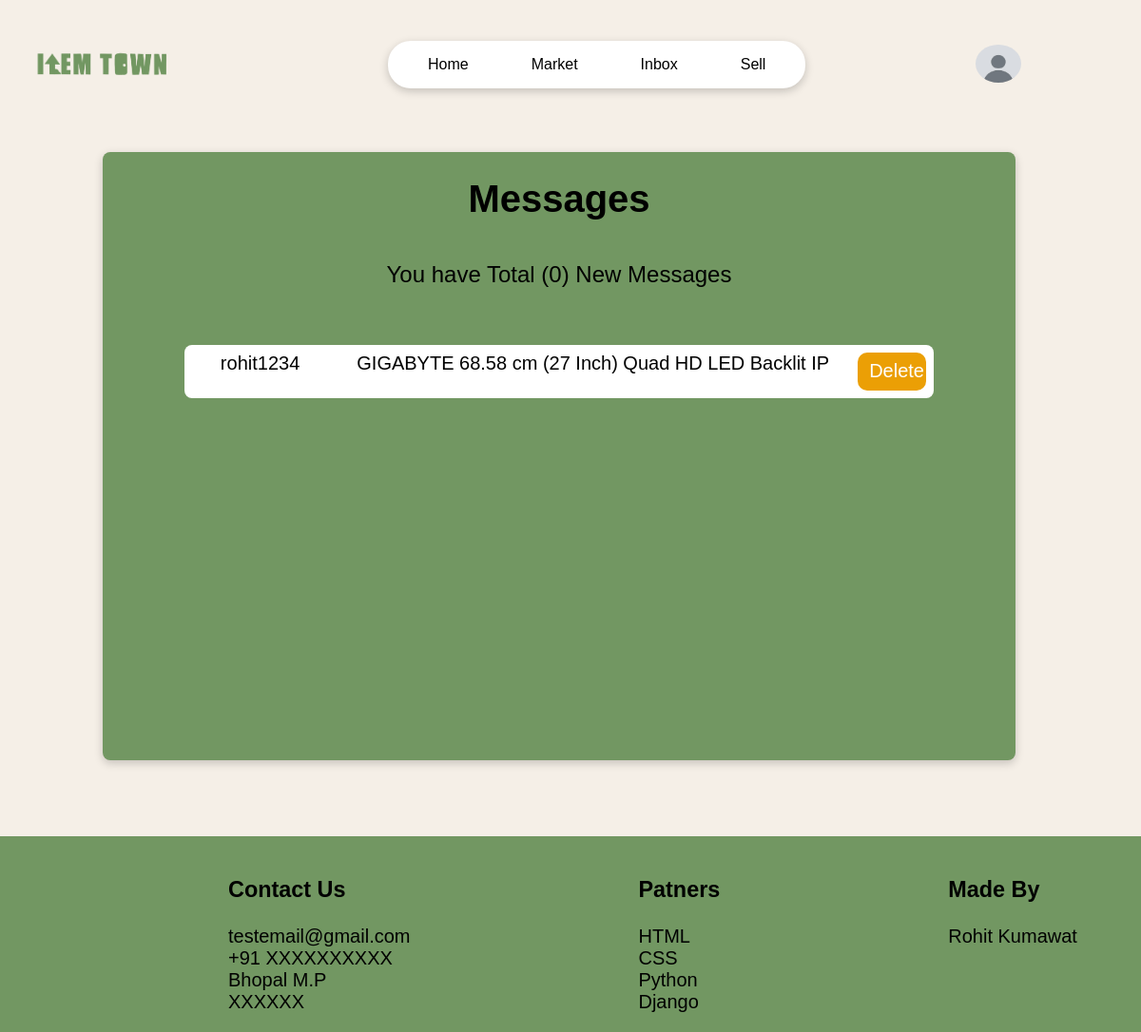
The page /user/user-inbox/ (signed in) on the database as committed earlier.
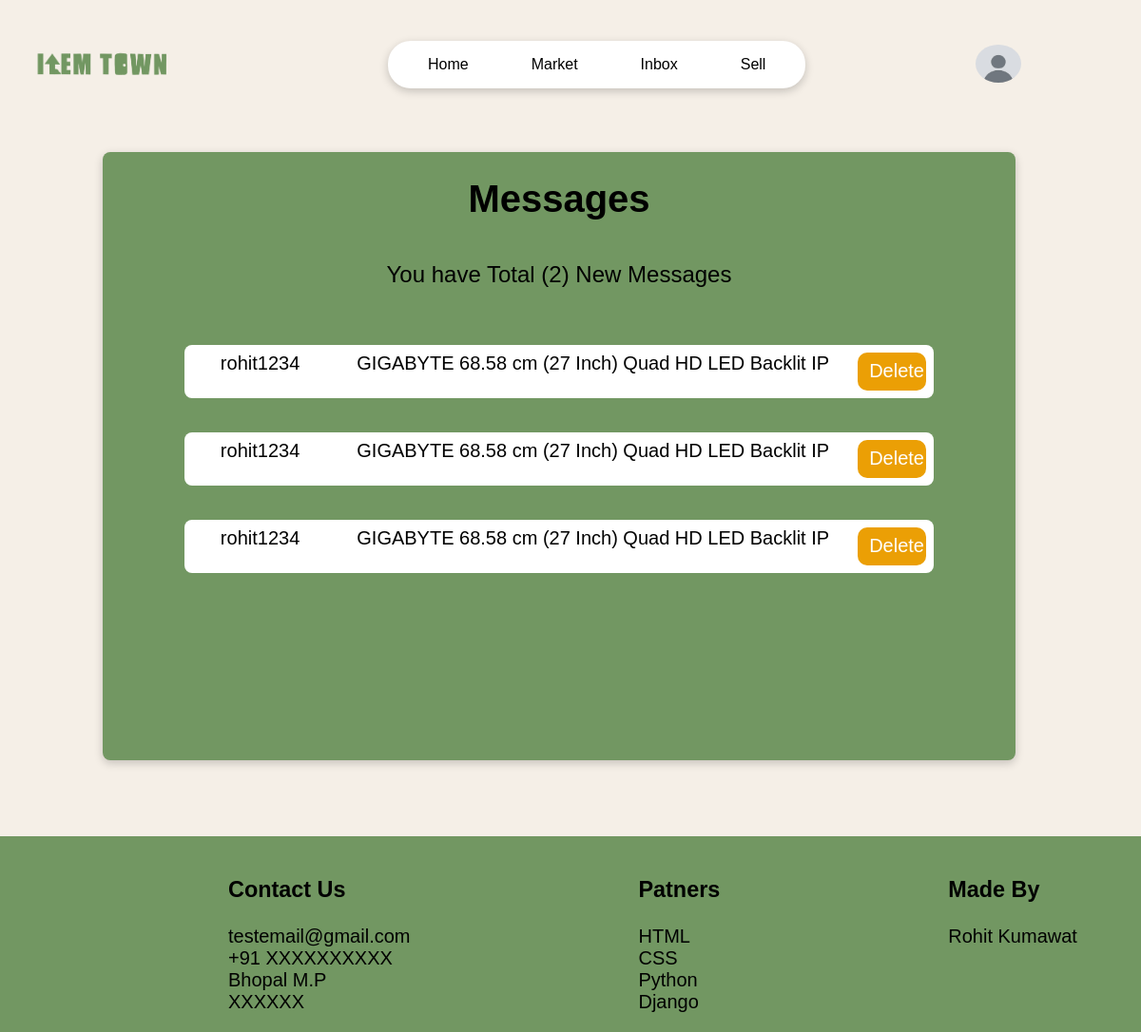
The same page on the database as committed later.
### users/models.py (models this page shows, shortened)
class Profile(models.Model):
    user=models.OneToOneField(User,on_delete=models.CASCADE)
    username=models.CharField(max_length=20,null=False,unique=True)
    first_name=models.CharField(max_length=20,null=False)
    last_name=models.CharField(max_length=50,null=False)
    email=models.EmailField()
    phone_number=models.CharField(max_length=14,null=True,blank=True)
    city=models.CharField(max_length=50,null=True,blank=True)
    state=models.CharField(max_length=100,null=True,blank=True)
    id=models.UUIDField(default=uuid.uuid1,primary_key=True)
    pic=models.ImageField(default='user/user.jpg',upload_to='user/')
    def __str__(self):
        return str(self.username)

class inbox_messages(models.Model):
    sender=models.ForeignKey('users.Profile',on_delete=models.SET_NULL,null=True,blank=True)
    reciver=models.ForeignKey('users.Profile',on_delete=models.SET_NULL,null=True,related_name='inbox_msg')
    product=models.ForeignKey(Product,on_delete=models.SET_NULL,null=True)
    name=models.CharField(max_length=50,null=True,blank=True)
    email=models.EmailField(null=True,blank=True)
    created=models.DateTimeField(auto_now_add=True)
    body=models.TextField()
    is_read=models.BooleanField(default=False)
    id=models.UUIDField(default=uuid.uuid1,primary_key=True)
    class Meta:
        ordering=['is_read','-created']

### market/models.py (models this page shows, shortened)
class Product(models.Model):
    owner=models.ForeignKey('users.Profile',on_delete=models.CASCADE)
    product_id=models.UUIDField(default=uuid.uuid1,primary_key=True)
    title=models.CharField(max_length=50,null=False)
    short_discription=models.CharField(max_length=100,null=True,blank=True,default='')
    discription=models.TextField(max_length=500,null=True,blank=True)
    price=models.IntegerField(default=0,null=False)
    main_img=models.ImageField(default='default/market.png',upload_to='iteams/')
    sub_img1=models.ImageField(default='default/market.png',upload_to='iteams/')
    sub_img2=models.ImageField(default='default/market.png',upload_to='iteams/')
    sub_img3=models.ImageField(default='default/market.png',upload_to='iteams/')
    sub_img4=models.ImageField(default='default/market.png',upload_to='iteams/')
    ownership_type_options=(
        ('1st','1st Owner'),
        ('2nd','2nd Owner'),
        ('2nd+','More than 2nd'),
    )
    ownership_type=models.CharField(max_length=50,choices=ownership_type_options,default=None)
    purchase_date=models.DateField(null=True,blank=True)
    bill_and_box_options=(
        ('Yes','Have either bill/box'),
        ('No',"I don't have bill or box")
    )
    bill_and_box=models.CharField(choices=bill_and_box_options,max_length=50,default=None,null=True,blank=True)
    created = models.DateTimeField(auto_now_add=True)
    tags=models.ManyToManyField(Tag,blank=True)
    class Meta:
        ordering=['-created']

### users/views.py (the view)
# urls.py: path('user-inbox/',views.inbox,name='inbox'),
@login_required(login_url='login_user')
def inbox(request):
    user=request.user.profile
    msg=user.inbox_msg.all()
    unread_messages=msg.filter(is_read=False).count()
    content={
        'msg':msg,
        'unread_messages':unread_messages
    }
    return render(request,'users/inbox.html',content)

### users/templates/users/inbox.html
{% extends 'page/nav.html'%}
{% load static %}
{%block css%}
    <link rel="stylesheet" href="{% static 'style/inbox.css' %}">
{%endblock%}
{%block body%}
<div class="inbox-container">
    <div class="messages-box">
        <center><h1 class="heading"> Messages</h1></center>
        <center><p class="sub-heading"> You have Total ({{unread_messages}}) New Messages</p></center>
        {%if msg%}
            <div class="messages-info">
                {%for i in msg%}
                <a href="{%url 'message' i.id%}" class="msg-link">
                    <ul class="messages-ul">
                        <li>{{i.sender}}</li>
                        <li>{{i.product.title}}</li>
                        <a href="{% url 'delete_message' i.id%}" class="del_msg">Delete</a>
                    </ul>
                {%endfor%}
            </div>
        {%else%}
            <p>You Have No Messages</p>
        {%endif%}
    </div>
</div>
{%endblock%}

### page/templates/page/nav.html (shortened to what this page needs)
<!DOCTYPE html>
<head>
{% load static %}
<link rel="stylesheet" href="{% static 'style/nav.css'%}">
{%block css%}
{%endblock%}
</head>
<body>
    <nav class="navbar">
        <img src="{%static 'img/default/logo.png'%}" class="logo">
        <div class="nav-items">
            <a href="{% url 'home'%}">Home</a>
            <a href="{% url 'market'%}">Market</a>
            <a href="{%url 'inbox'%}">Inbox</a>
            <a href="{%url 'upload_product'%}">Sell</a>
        </div>
        {%if request.user.is_authenticated%}
        <div class="dropdown">
            <button class="dropbtn"><img src="{{request.user.profile.pic.url }}" class="profile-pic"></button>
          </div>
        {%else%}
        <a href="{%url 'login_user'%}" class="login-button">Login</a>
        {%endif%}
    </nav>
{%block body%}
{%endblock%}
<footer>
  <div class="footer-container">
    <ul class="footer-ul">
      <h3>Contact Us</h3>
      <li>testemail@gmail.com</li>
      <li>+91 XXXXXXXXXX</li>
      <li>Bhopal M.P</li>
      <li>XXXXXX</li>
    </ul>
    <ul  class="footer-ul">
      <h3>Patners</h3>
      <li>HTML</li>
      <li>CSS</li>
      <li>Python</li>
      <li>Django</li>
    </ul>
    <ul  class="footer-ul">
      <h3>Made By</h3>
      <li>Rohit Kumawat</li>
    </ul>
  </div>
</footer>
</body>
</html>

### static/style/nav.css (style rules this page uses)
body { margin: 0; font-family: Arial, sans-serif; background-color: #F5EFE7; }
.navbar { display: flex; align-items: center; padding: 1vh 2vw; height: 8vh; background-color: transparent; margin-bottom: 10vh; position: relative; }
.logo { margin-top: 7vh; position: absolute; left: 3vw; width: 12vw; }
.navbar .nav-items { margin-top: 7vh; margin-left: 32vw; background-color: white; display: flex; gap: 1.5vw; border-radius: 2vw; box-shadow: 0 3px 10px rgb(0 0 0 / 0.2); padding: 1.5vh 1.5vw; transition: background-color 0.3s, font-size 0.3s; }
.navbar .nav-items a { text-decoration: none; color: black; padding: 0.5vh 2vw; border-radius: 1vw; font-size: 2vh; transition: background-color 0.3s; }
.dropdown { position: relative; margin-left: auto; margin-top: 7vh; margin-right: 8vw; }
.dropbtn { background-color: transparent; border: none; cursor: pointer; }
.profile-pic { width: 6vh; height: 5vh; border-radius: 50%; }
.footer-container { display: flex; justify-content: baseline; margin-top: 10vh; height: auto; min-height: 20vh; background-color: #729762; width: 100%; }
.footer-ul { list-style: None; padding-left: 20vw; font-size: 2.5vh; }

### static/style/inbox.css (style rules this page uses)
.inbox-container { display: flex; width: 80%; justify-content: center; height:auto; min-height: 80vh; margin-left: 9vw; margin-right: 10vw; border-radius: 8px; box-shadow: 0 3px 10px rgb(0 0 0 / 0.2); background-color: #729762; }
.heading { font-size: 5vh; }
.sub-heading { padding-top: 2vh; padding-bottom: 2vh; font-size: 3vh; }
.messages-ul { list-style: none; display: flex; }
.messages-ul { height: auto; min-height: 5vh; font-size: 2.5vh; background-color: white; list-style: none; display: flex; padding-left: 1vw; padding: 1vh; transition: transform 0.3s ease, background-color 0.3s ease; margin-bottom: 2vh; border-radius: 8px; }
.messages-ul li { margin-right: 2.5vw; margin-left: 2.5vw; }
.msg-link { text-decoration: None; color:black; display: flex; }
.del_msg { text-decoration: None; color:white; padding-top: 1vh; padding-left: 1vw; width: auto; min-width: 5vw; display: flex; background-color: #eb9f05; border-radius: 10px; }

Rows that differ between the two databases and show on the page:
added inbox_messages: sender "rohit1234", product "GIGABYTE 68.58 cm (27 Inch) Quad HD LED Backlit IP"
added inbox_messages: sender "rohit1234", product "GIGABYTE 68.58 cm (27 Inch) Quad HD LED Backlit IP"
Other text that changed with them:
{{ unread_messages }}: "0" → "2"
